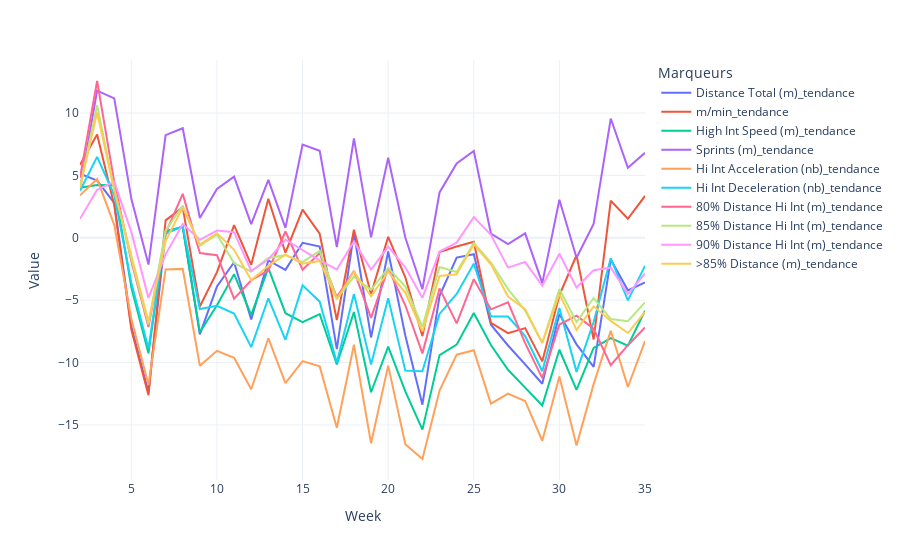

Notebook source saved alongside this figure:
### Code cell
ttest_nb_arranged = ttest_stat[marqueurs_tendance].melt(id_vars='Week', var_name='Marqueurs', value_name='Value')

fig = px.line(ttest_nb_arranged, x='Week', y='Value', color='Marqueurs', template='plotly_white')
fig.show()

### Figure 1 — Plotly figure (JSON) as saved in the notebook; plotly's stock layout.template omitted (floating-point values rounded to 4 significant figures)
{"data": [{"hovertemplate": "Marqueurs=Distance Total (m)_tendance<br>Week=%{x}<br>Value=%{y}<extra></extra>", "legendgroup": "Distance Total (m)_tendance", "line": {"color": "#636efa", "dash": "solid"}, "mode": "lines", "name": "Distance Total (m)_tendance", "orientation": "h", "showlegend": true, "type": "scatter", "x": [2, 3, 4, 5, 6, 7, 8, 9, 10, 11, 12, 13, 14, 15, 16, 17, 18, 19, 20, 21, 22, 23, 24, 25, 26, 27, 28, 29, 30, 31, 32, 33, 34, 35], "xaxis": "x", "y": [5.134, 4.586, 2.798, -7.106, -12.37, 0.4658, 0.8868, -7.737, -3.903, -1.957, -6.55, -1.808, -2.567, -0.3984, -0.6967, -8.924, 0.3749, -7.986, -1.101, -7.831, -13.38, -4.657, -1.588, -1.316, -6.968, -8.632, -10.14, -11.7, -6.114, -8.54, -10.35, -1.744, -4.211, -3.582], "yaxis": "y"}, {"hovertemplate": "Marqueurs=m/min_tendance<br>Week=%{x}<br>Value=%{y}<extra></extra>", "legendgroup": "m/min_tendance", "line": {"color": "#EF553B", "dash": "solid"}, "mode": "lines", "name": "m/min_tendance", "orientation": "h", "showlegend": true, "type": "scatter", "x": [2, 3, 4, 5, 6, 7, 8, 9, 10, 11, 12, 13, 14, 15, 16, 17, 18, 19, 20, 21, 22, 23, 24, 25, 26, 27, 28, 29, 30, 31, 32, 33, 34, 35], "xaxis": "x", "y": [5.862, 8.274, 2.612, -7.352, -12.62, 1.397, 2.438, -5.509, -2.755, 1.023, -2.167, 3.122, -1.195, 2.259, 0.3235, -6.6, 0.6542, -4.503, 0.07369, -3.169, -7.878, -1.132, -0.694, -0.3149, -6.815, -7.647, -7.236, -9.905, -4.614, -1.398, -8.148, 2.971, 1.525, 3.354], "yaxis": "y"}, {"hovertemplate": "Marqueurs=High Int Speed (m)_tendance<br>Week=%{x}<br>Value=%{y}<extra></extra>", "legendgroup": "High Int Speed (m)_tendance", "line": {"color": "#00cc96", "dash": "solid"}, "mode": "lines", "name": "High Int Speed (m)_tendance", "orientation": "h", "showlegend": true, "type": "scatter", "x": [2, 3, 4, 5, 6, 7, 8, 9, 10, 11, 12, 13, 14, 15, 16, 17, 18, 19, 20, 21, 22, 23, 24, 25, 26, 27, 28, 29, 30, 31, 32, 33, 34, 35], "xaxis": "x", "y": [4.015, 4.241, 4.223, -3.984, -9.252, 0.5375, 0.8671, -7.572, -5.412, -2.912, -6.175, -2.434, -6.042, -6.754, -6.122, -10.14, -5.949, -12.38, -8.729, -12.31, -15.37, -9.396, -8.565, -6.034, -8.588, -10.58, -12.0, -13.44, -8.973, -12.18, -8.831, -8.033, -8.652, -5.844], "yaxis": "y"}, {"hovertemplate": "Marqueurs=Sprints (m)_tendance<br>Week=%{x}<br>Value=%{y}<extra></extra>", "legendgroup": "Sprints (m)_tendance", "line": {"color": "#ab63fa", "dash": "solid"}, "mode": "lines", "name": "Sprints (m)_tendance", "orientation": "h", "showlegend": true, "type": "scatter", "x": [2, 3, 4, 5, 6, 7, 8, 9, 10, 11, 12, 13, 14, 15, 16, 17, 18, 19, 20, 21, 22, 23, 24, 25, 26, 27, 28, 29, 30, 31, 32, 33, 34, 35], "xaxis": "x", "y": [3.899, 11.8, 11.17, 3.123, -2.145, 8.23, 8.784, 1.587, 3.918, 4.901, 1.094, 4.644, 0.7929, 7.477, 6.969, -0.7345, 7.966, 0.04011, 6.41, 0.02338, -4.12, 3.635, 5.953, 6.953, 0.3436, -0.4969, 0.3578, -3.631, 3.046, -1.599, 1.119, 9.56, 5.614, 6.809], "yaxis": "y"}, {"hovertemplate": "Marqueurs=Hi Int Acceleration (nb)_tendance<br>Week=%{x}<br>Value=%{y}<extra></extra>", "legendgroup": "Hi Int Acceleration (nb)_tendance", "line": {"color": "#FFA15A", "dash": "solid"}, "mode": "lines", "name": "Hi Int Acceleration (nb)_tendance", "orientation": "h", "showlegend": true, "type": "scatter", "x": [2, 3, 4, 5, 6, 7, 8, 9, 10, 11, 12, 13, 14, 15, 16, 17, 18, 19, 20, 21, 22, 23, 24, 25, 26, 27, 28, 29, 30, 31, 32, 33, 34, 35], "xaxis": "x", "y": [3.404, 4.704, 1.037, -6.512, -11.78, -2.537, -2.492, -10.25, -9.06, -9.616, -12.14, -8.049, -11.65, -9.88, -10.31, -15.22, -8.57, -16.47, -10.25, -16.54, -17.73, -12.24, -9.367, -9.016, -13.3, -12.48, -13.08, -16.27, -11.12, -16.65, -11.73, -7.445, -11.96, -8.274], "yaxis": "y"}, {"hovertemplate": "Marqueurs=Hi Int Deceleration (nb)_tendance<br>Week=%{x}<br>Value=%{y}<extra></extra>", "legendgroup": "Hi Int Deceleration (nb)_tendance", "line": {"color": "#19d3f3", "dash": "solid"}, "mode": "lines", "name": "Hi Int Deceleration (nb)_tendance", "orientation": "h", "showlegend": true, "type": "scatter", "x": [2, 3, 4, 5, 6, 7, 8, 9, 10, 11, 12, 13, 14, 15, 16, 17, 18, 19, 20, 21, 22, 23, 24, 25, 26, 27, 28, 29, 30, 31, 32, 33, 34, 35], "xaxis": "x", "y": [3.777, 6.49, 3.422, -3.597, -8.866, 0.3276, 0.9398, -5.705, -5.456, -6.078, -8.759, -4.847, -8.174, -3.814, -5.117, -9.987, -4.504, -10.15, -4.837, -10.65, -10.69, -6.098, -4.497, -2.071, -6.3, -6.306, -7.879, -10.7, -5.634, -10.75, -6.745, -1.646, -5.016, -2.249], "yaxis": "y"}, {"hovertemplate": "Marqueurs=80% Distance Hi Int (m)_tendance<br>Week=%{x}<br>Value=%{y}<extra></extra>", "legendgroup": "80% Distance Hi Int (m)_tendance", "line": {"color": "#FF6692", "dash": "solid"}, "mode": "lines", "name": "80% Distance Hi Int (m)_tendance", "orientation": "h", "showlegend": true, "type": "scatter", "x": [2, 3, 4, 5, 6, 7, 8, 9, 10, 11, 12, 13, 14, 15, 16, 17, 18, 19, 20, 21, 22, 23, 24, 25, 26, 27, 28, 29, 30, 31, 32, 33, 34, 35], "xaxis": "x", "y": [4.817, 12.57, 4.482, -1.882, -7.151, 0.3633, 3.52, -1.217, -1.393, -4.876, -3.401, -2.615, 0.5071, -2.56, -1.215, -4.745, -2.656, -6.42, -2.452, -5.407, -9.263, -4.059, -6.854, -3.315, -5.732, -5.173, -8.446, -11.25, -6.952, -6.241, -7.29, -10.2, -8.609, -7.186], "yaxis": "y"}, {"hovertemplate": "Marqueurs=85% Distance Hi Int (m)_tendance<br>Week=%{x}<br>Value=%{y}<extra></extra>", "legendgroup": "85% Distance Hi Int (m)_tendance", "line": {"color": "#B6E880", "dash": "solid"}, "mode": "lines", "name": "85% Distance Hi Int (m)_tendance", "orientation": "h", "showlegend": true, "type": "scatter", "x": [2, 3, 4, 5, 6, 7, 8, 9, 10, 11, 12, 13, 14, 15, 16, 17, 18, 19, 20, 21, 22, 23, 24, 25, 26, 27, 28, 29, 30, 31, 32, 33, 34, 35], "xaxis": "x", "y": [4.054, 10.62, 3.863, -1.674, -6.943, 0.5779, 2.586, -0.6312, 0.2584, -2.028, -2.705, -1.61, -1.389, -1.945, -1.043, -4.887, -3.122, -4.173, -2.42, -3.909, -7.13, -2.338, -2.738, -0.4206, -1.983, -4.113, -5.836, -8.426, -4.109, -6.762, -4.827, -6.513, -6.687, -5.171], "yaxis": "y"}, {"hovertemplate": "Marqueurs=90% Distance Hi Int (m)_tendance<br>Week=%{x}<br>Value=%{y}<extra></extra>", "legendgroup": "90% Distance Hi Int (m)_tendance", "line": {"color": "#FF97FF", "dash": "solid"}, "mode": "lines", "name": "90% Distance Hi Int (m)_tendance", "orientation": "h", "showlegend": true, "type": "scatter", "x": [2, 3, 4, 5, 6, 7, 8, 9, 10, 11, 12, 13, 14, 15, 16, 17, 18, 19, 20, 21, 22, 23, 24, 25, 26, 27, 28, 29, 30, 31, 32, 33, 34, 35], "xaxis": "x", "y": [1.519, 3.843, 4.502, 0.4525, -4.816, -1.327, 1.1, -0.1597, 0.5862, 0.4518, -2.657, -1.724, -0.1544, -0.9819, -1.803, -2.533, -0.2969, -2.549, -0.7002, -2.362, -4.82, -1.104, -0.3868, 1.655, 0.2474, -2.389, -1.943, -3.841, -1.281, -3.986, -2.594, -2.394, -4.506, -2.862], "yaxis": "y"}, {"hovertemplate": "Marqueurs=>85% Distance (m)_tendance<br>Week=%{x}<br>Value=%{y}<extra></extra>", "legendgroup": ">85% Distance (m)_tendance", "line": {"color": "#FECB52", "dash": "solid"}, "mode": "lines", "name": ">85% Distance (m)_tendance", "orientation": "h", "showlegend": true, "type": "scatter", "x": [2, 3, 4, 5, 6, 7, 8, 9, 10, 11, 12, 13, 14, 15, 16, 17, 18, 19, 20, 21, 22, 23, 24, 25, 26, 27, 28, 29, 30, 31, 32, 33, 34, 35], "xaxis": "x", "y": [3.986, 10.05, 3.838, -1.43, -6.699, -0.2496, 2.44, -0.5424, 0.3663, -0.9601, -3.401, -2.243, -1.342, -2.072, -1.855, -4.926, -2.726, -4.694, -2.712, -4.39, -7.505, -3.055, -2.916, -0.5187, -2.126, -4.707, -5.713, -8.418, -4.499, -7.376, -5.493, -6.66, -7.63, -5.943], "yaxis": "y"}], "layout": {"legend": {"title": {"text": "Marqueurs"}, "tracegroupgap": 0}, "margin": {"t": 60}, "xaxis": {"anchor": "y", "domain": [0, 1], "title": {"text": "Week"}}, "yaxis": {"anchor": "x", "domain": [0, 1], "title": {"text": "Value"}}}}
